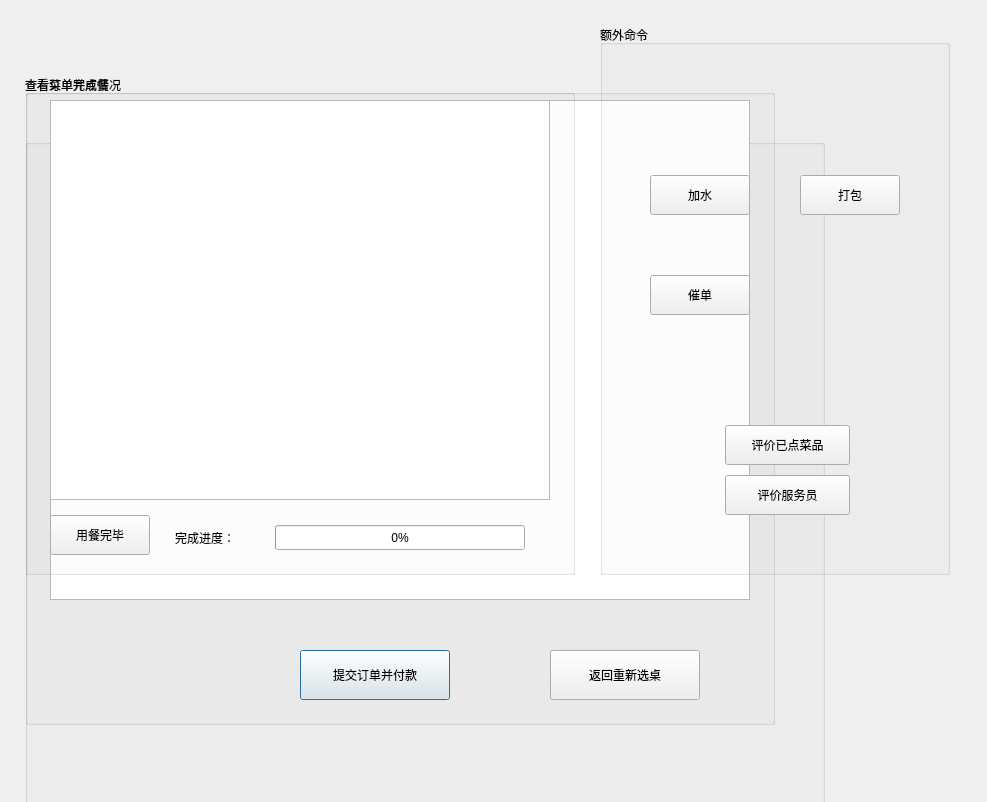
<?xml version="1.0" encoding="UTF-8"?>
<ui version="4.0">
 <class>CustomerView</class>
 <widget class="QDialog" name="CustomerView">
  <property name="windowModality">
   <enum>Qt::WindowModal</enum>
  </property>
  <property name="geometry">
   <rect>
    <x>0</x>
    <y>0</y>
    <width>987</width>
    <height>802</height>
   </rect>
  </property>
  <property name="windowTitle">
   <string>顾客</string>
  </property>
  <widget class="QGroupBox" name="gbSeatPick">
   <property name="geometry">
    <rect>
     <x>25</x>
     <y>125</y>
     <width>800</width>
     <height>800</height>
    </rect>
   </property>
   <property name="title">
    <string>选择餐桌</string>
   </property>
   <property name="alignment">
    <set>Qt::AlignCenter</set>
   </property>
  </widget>
  <widget class="QLabel" name="lblInfo">
   <property name="geometry">
    <rect>
     <x>25</x>
     <y>25</y>
     <width>550</width>
     <height>25</height>
    </rect>
   </property>
   <property name="text">
    <string/>
   </property>
  </widget>
  <widget class="QLabel" name="lblHint">
   <property name="geometry">
    <rect>
     <x>25</x>
     <y>75</y>
     <width>600</width>
     <height>25</height>
    </rect>
   </property>
   <property name="text">
    <string/>
   </property>
  </widget>
  <widget class="QGroupBox" name="gbMenu">
   <property name="geometry">
    <rect>
     <x>25</x>
     <y>75</y>
     <width>750</width>
     <height>650</height>
    </rect>
   </property>
   <property name="title">
    <string>查看菜单并点餐</string>
   </property>
   <widget class="QTableWidget" name="tbMenuDisp">
    <property name="geometry">
     <rect>
      <x>25</x>
      <y>25</y>
      <width>700</width>
      <height>500</height>
     </rect>
    </property>
    <property name="editTriggers">
     <set>QAbstractItemView::NoEditTriggers</set>
    </property>
    <property name="selectionMode">
     <enum>QAbstractItemView::SingleSelection</enum>
    </property>
    <property name="selectionBehavior">
     <enum>QAbstractItemView::SelectRows</enum>
    </property>
   </widget>
   <widget class="QLabel" name="lblTotal">
    <property name="geometry">
     <rect>
      <x>50</x>
      <y>575</y>
      <width>150</width>
      <height>40</height>
     </rect>
    </property>
    <property name="text">
     <string/>
    </property>
   </widget>
   <widget class="QPushButton" name="btnSubmit">
    <property name="geometry">
     <rect>
      <x>275</x>
      <y>575</y>
      <width>150</width>
      <height>50</height>
     </rect>
    </property>
    <property name="text">
     <string>提交订单并付款</string>
    </property>
   </widget>
   <widget class="QPushButton" name="btnReturn">
    <property name="geometry">
     <rect>
      <x>525</x>
      <y>575</y>
      <width>150</width>
      <height>50</height>
     </rect>
    </property>
    <property name="text">
     <string>返回重新选桌</string>
    </property>
   </widget>
  </widget>
  <widget class="QGroupBox" name="gbOrder">
   <property name="geometry">
    <rect>
     <x>25</x>
     <y>75</y>
     <width>550</width>
     <height>500</height>
    </rect>
   </property>
   <property name="title">
    <string>查看订单完成情况</string>
   </property>
   <widget class="QTableWidget" name="tbOrder">
    <property name="geometry">
     <rect>
      <x>25</x>
      <y>25</y>
      <width>500</width>
      <height>400</height>
     </rect>
    </property>
    <property name="editTriggers">
     <set>QAbstractItemView::NoEditTriggers</set>
    </property>
    <property name="selectionMode">
     <enum>QAbstractItemView::NoSelection</enum>
    </property>
    <property name="selectionBehavior">
     <enum>QAbstractItemView::SelectRows</enum>
    </property>
   </widget>
   <widget class="QProgressBar" name="pbGeneral">
    <property name="geometry">
     <rect>
      <x>250</x>
      <y>450</y>
      <width>250</width>
      <height>25</height>
     </rect>
    </property>
    <property name="value">
     <number>0</number>
    </property>
   </widget>
   <widget class="QPushButton" name="btnFinish">
    <property name="geometry">
     <rect>
      <x>25</x>
      <y>440</y>
      <width>100</width>
      <height>40</height>
     </rect>
    </property>
    <property name="text">
     <string>用餐完毕</string>
    </property>
   </widget>
   <widget class="QLabel" name="lblProgress">
    <property name="geometry">
     <rect>
      <x>150</x>
      <y>450</y>
      <width>75</width>
      <height>25</height>
     </rect>
    </property>
    <property name="text">
     <string>完成进度：</string>
    </property>
   </widget>
  </widget>
  <widget class="QGroupBox" name="gbInstruction">
   <property name="geometry">
    <rect>
     <x>600</x>
     <y>25</y>
     <width>350</width>
     <height>550</height>
    </rect>
   </property>
   <property name="title">
    <string>额外命令</string>
   </property>
   <widget class="QLabel" name="lblWaitor">
    <property name="geometry">
     <rect>
      <x>50</x>
      <y>50</y>
      <width>250</width>
      <height>25</height>
     </rect>
    </property>
    <property name="text">
     <string/>
    </property>
   </widget>
   <widget class="QPushButton" name="btnAddWater">
    <property name="geometry">
     <rect>
      <x>50</x>
      <y>150</y>
      <width>100</width>
      <height>40</height>
     </rect>
    </property>
    <property name="text">
     <string>加水</string>
    </property>
   </widget>
   <widget class="QPushButton" name="btnPackUp">
    <property name="geometry">
     <rect>
      <x>200</x>
      <y>150</y>
      <width>100</width>
      <height>40</height>
     </rect>
    </property>
    <property name="text">
     <string>打包</string>
    </property>
   </widget>
   <widget class="QPushButton" name="btnHasten">
    <property name="geometry">
     <rect>
      <x>50</x>
      <y>250</y>
      <width>100</width>
      <height>40</height>
     </rect>
    </property>
    <property name="text">
     <string>催单</string>
    </property>
   </widget>
   <widget class="QPushButton" name="btnComDish">
    <property name="geometry">
     <rect>
      <x>125</x>
      <y>400</y>
      <width>125</width>
      <height>40</height>
     </rect>
    </property>
    <property name="text">
     <string>评价已点菜品</string>
    </property>
   </widget>
   <widget class="QPushButton" name="btnComWaitor">
    <property name="geometry">
     <rect>
      <x>125</x>
      <y>450</y>
      <width>125</width>
      <height>40</height>
     </rect>
    </property>
    <property name="text">
     <string>评价服务员</string>
    </property>
   </widget>
  </widget>
 </widget>
 <layoutdefault spacing="6" margin="11"/>
 <resources/>
 <connections>
  <connection>
   <sender>btnReturn</sender>
   <signal>clicked()</signal>
   <receiver>CustomerView</receiver>
   <slot>PhaseSeatPick()</slot>
   <hints>
    <hint type="sourcelabel">
     <x>598</x>
     <y>665</y>
    </hint>
    <hint type="destinationlabel">
     <x>590</x>
     <y>39</y>
    </hint>
   </hints>
  </connection>
  <connection>
   <sender>btnSubmit</sender>
   <signal>clicked()</signal>
   <receiver>CustomerView</receiver>
   <slot>SubmitOrder()</slot>
   <hints>
    <hint type="sourcelabel">
     <x>346</x>
     <y>664</y>
    </hint>
    <hint type="destinationlabel">
     <x>6</x>
     <y>672</y>
    </hint>
   </hints>
  </connection>
  <connection>
   <sender>btnAddWater</sender>
   <signal>clicked()</signal>
   <receiver>CustomerView</receiver>
   <slot>OnAddWater()</slot>
   <hints>
    <hint type="sourcelabel">
     <x>730</x>
     <y>195</y>
    </hint>
    <hint type="destinationlabel">
     <x>743</x>
     <y>8</y>
    </hint>
   </hints>
  </connection>
  <connection>
   <sender>btnPackUp</sender>
   <signal>clicked()</signal>
   <receiver>CustomerView</receiver>
   <slot>OnPackUp()</slot>
   <hints>
    <hint type="sourcelabel">
     <x>882</x>
     <y>203</y>
    </hint>
    <hint type="destinationlabel">
     <x>966</x>
     <y>202</y>
    </hint>
   </hints>
  </connection>
  <connection>
   <sender>btnHasten</sender>
   <signal>clicked()</signal>
   <receiver>CustomerView</receiver>
   <slot>OnHasten()</slot>
   <hints>
    <hint type="sourcelabel">
     <x>720</x>
     <y>290</y>
    </hint>
    <hint type="destinationlabel">
     <x>544</x>
     <y>14</y>
    </hint>
   </hints>
  </connection>
  <connection>
   <sender>btnFinish</sender>
   <signal>clicked()</signal>
   <receiver>CustomerView</receiver>
   <slot>OnFinish()</slot>
   <hints>
    <hint type="sourcelabel">
     <x>113</x>
     <y>534</y>
    </hint>
    <hint type="destinationlabel">
     <x>15</x>
     <y>537</y>
    </hint>
   </hints>
  </connection>
  <connection>
   <sender>btnComDish</sender>
   <signal>clicked()</signal>
   <receiver>CustomerView</receiver>
   <slot>OnCommentDish()</slot>
   <hints>
    <hint type="sourcelabel">
     <x>778</x>
     <y>416</y>
    </hint>
    <hint type="destinationlabel">
     <x>889</x>
     <y>625</y>
    </hint>
   </hints>
  </connection>
  <connection>
   <sender>btnComWaitor</sender>
   <signal>clicked()</signal>
   <receiver>CustomerView</receiver>
   <slot>OnCommentWaitor()</slot>
   <hints>
    <hint type="sourcelabel">
     <x>800</x>
     <y>524</y>
    </hint>
    <hint type="destinationlabel">
     <x>926</x>
     <y>713</y>
    </hint>
   </hints>
  </connection>
 </connections>
 <slots>
  <slot>PhaseSeatPick()</slot>
  <slot>SubmitOrder()</slot>
  <slot>OnAddWater()</slot>
  <slot>OnPackUp()</slot>
  <slot>OnHasten()</slot>
  <slot>OnCommentDish()</slot>
  <slot>OnFinish()</slot>
  <slot>OnCommentCook()</slot>
  <slot>OnCommentWaitor()</slot>
 </slots>
</ui>
